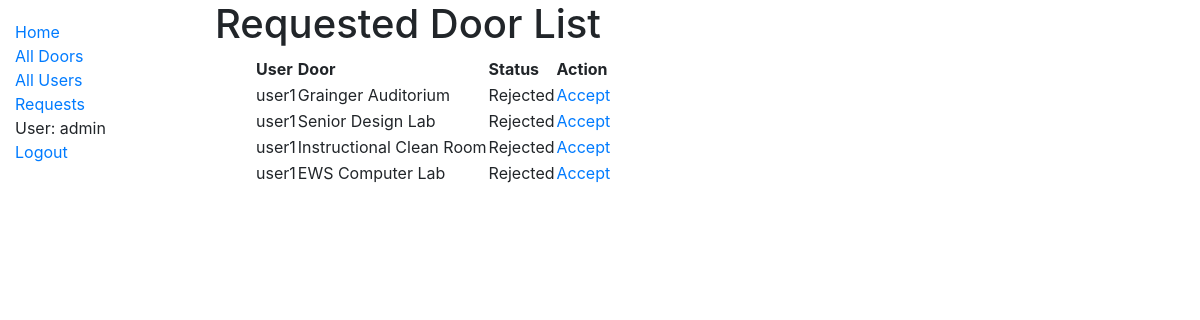
The app's page /catalog/doors/requests/ (signed in), older data.
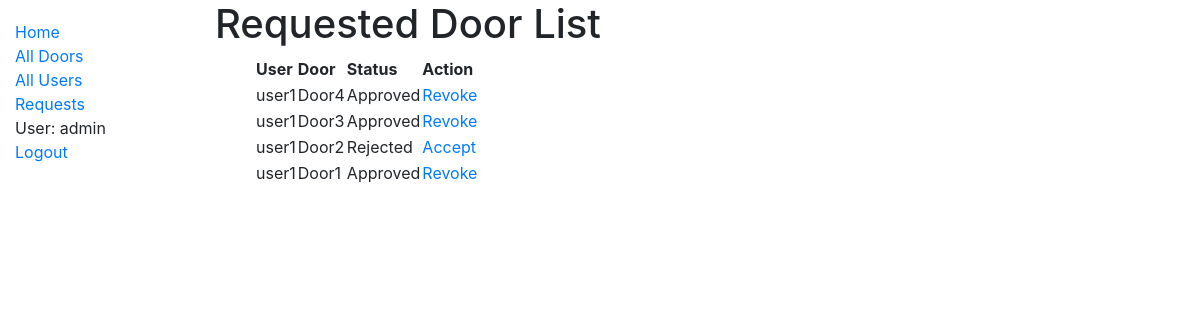
The same page, newer data.
### catalog/models.py (models this page shows, shortened)
class DoorRequest(models.Model):
    APPROVED = 'approved'
    REJECTED = 'rejected'
    PENDING = 'pending'
    STATUS = (
        (APPROVED, 'Approved'),
        (REJECTED, 'Rejected'),
        (PENDING, 'Pending'),
    )
    status = models.CharField(max_length=50, choices=STATUS, default=PENDING)
    user = models.ForeignKey(User, on_delete=models.CASCADE)
    door = models.ForeignKey(Door, on_delete=models.CASCADE)

class Door(models.Model):
    door_name = models.CharField(max_length=100)
    location = models.CharField(max_length=100)
    door_public_key = models.CharField(max_length=256, default='0')
    door_private_key = models.CharField(max_length=256, default='0')
    def __str__(self):
        return self.door_name

### accounts/models.py (models this page shows, shortened)
class User(AbstractUser):
    username_validator = UnicodeUsernameValidator()
    username = models.CharField(max_length=150, unique=True, help_text='Required. 150 characters or fewer. Letters, digits and @/./+/-/_ only.', validators=[username_validator], error_messages={'unique': "A user with that username already exists.",},)
    first_name = models.CharField(max_length=150)
    last_name = models.CharField(max_length=150)
    email = models.EmailField(max_length=75, blank=True)
    created_at = models.DateTimeField(auto_now_add=True)
    updated_at = models.DateTimeField(auto_now=True)
    is_active = models.BooleanField(default=True)
    user_public_key = models.CharField(max_length=256, default='0')
    user_private_key = models.CharField(max_length=256, default='0')
    doors = models.ManyToManyField('catalog.Door', related_name='assigned_doors', null=True, blank=True)
    EMAIL_FIELD = 'email'
    USERNAME_FIELD = 'username'
    REQUIRED_FIELDS = ['email']
    class Meta:
        ordering = ['last_name', 'first_name']
    def __str__(self):
        return f'{self.username}'

### catalog/views.py (the view)
# urls.py: path('doors/requests/', views.RequestListView.as_view(), name='requested-doors'),
class RequestListView(UserPassesTestMixin, LoginRequiredMixin, generic.ListView):
    model = DoorRequest
    paginate_by = 10
    template_name = 'catalog/requested_doors_list.html'
    context_object_name = 'door_requests'
    def test_func(self):
        return self.request.user.is_superuser

### catalog/templates/catalog/requested_doors_list.html
{% extends "base_generic.html" %}
{% block content %}
    <h1>Requested Door List</h1>
    {% if door_requests %}
        <ul>
            <table>
                <thead>
                <th>User</th>
                <th>Door</th>
                <th>Status</th>
                <th>Action</th>
                </thead>
                <tbody>
                {% for door_request in door_requests %}
                    <tr>
                        <td>{{ door_request.user }}</td>
                        <td>{{ door_request.door }}</td>
                        <td>{{ door_request.get_status_display }}</td>
                        <td>
                            {% if door_request.status == 'pending' %}
                                <a href="{% url 'request-update' pk=door_request.id status='approved' %}">Accept</a>
                                <br>
                                <a href="{% url 'request-update' pk=door_request.id status='rejected' %}">Reject</a>
                            {% elif door_request.status == 'approved' %}
                                <a href="{% url 'request-update' pk=door_request.id status='rejected' %}">Revoke</a>
                            {% elif door_request.status == 'rejected' %}
                                <a href="{% url 'request-update' pk=door_request.id status='approved' %}">Accept</a>
                            {% endif %}
                        </td>
                    </tr>
                {% endfor %}
                </tbody>
            </table>
        </ul>
    {% else %}
        <p>There are no door in the collection.</p>
    {% endif %}
{% endblock %}

Row changes from the older to the newer data that the page shows:
changed DoorRequest: door "Grainger Auditorium" → "Door4"; status "Rejected" → "Approved"; status "Accept" → "Revoke"
changed DoorRequest: door "Senior Design Lab" → "Door3"; status "Rejected" → "Approved"; status "Accept" → "Revoke"
changed through a linked row, DoorRequest "Rejected": door "Instructional Clean Room" → "Door2"
changed DoorRequest: door "EWS Computer Lab" → "Door1"; status "Rejected" → "Approved"; status "Accept" → "Revoke"
